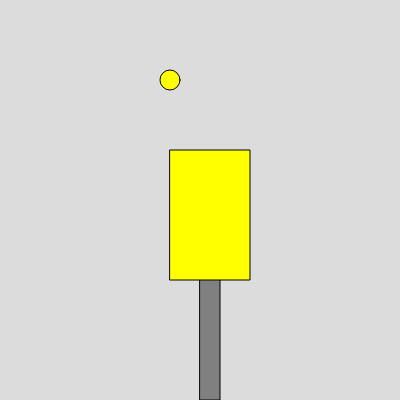
Frame 1 (no input)
Frame 60 (no input): identical to frame 1, image omitted
Frame 120 (the mouse pressed at the canvas centre since frame 60): identical to frame 1, image omitted

The p5.js sketch that drew this single still picture (run headless with seeded random() and noise() and a simulated clock; from frame 60 on, the mouse is pressed at the canvas centre):

// p5.js sketch
// ── sketch.js
function setup() { 
  createCanvas(400, 400);
} 

function draw() { 
  background(220);
  fill('grey');
  rect(200,200,20,200);
  fill('yellow');
  rect(170,150,80,130);
  ellipse(170,80,20,20);
}
